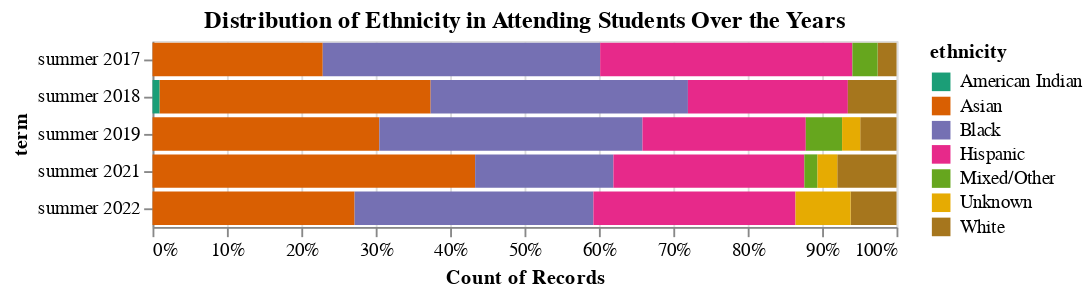

The notebook cell this image was saved under:
### Code cell
chart4

### Figure 1 — Vega-Lite specification as saved in the notebook (floating-point values rounded to 4 significant figures; data arrays with more than 128 entries replaced by an {"elided": "..."} marker saying what was removed)
{"config": {"view": {"continuousWidth": 400, "continuousHeight": 300}, "range": {"category": ["#1b9e77", "#d95f02", "#7570b3", "#e7298a", "#66a61e", "#e6ab02", "#a6761d", "#666666"]}}, "data": {"name": "data-c7bb609a8e02377a67d56d12fe2567d0"}, "mark": "bar", "encoding": {"color": {"field": "ethnicity", "type": "nominal"}, "x": {"aggregate": "count", "stack": "normalize", "type": "quantitative"}, "y": {"field": "term", "type": "nominal"}}, "title": "Distribution of Ethnicity in Attending Students Over the Years", "$schema": "https://vega.github.io/schema/vega-lite/v4.17.0.json", "datasets": {"data-c7bb609a8e02377a67d56d12fe2567d0": {"elided": "501 records"}}}
